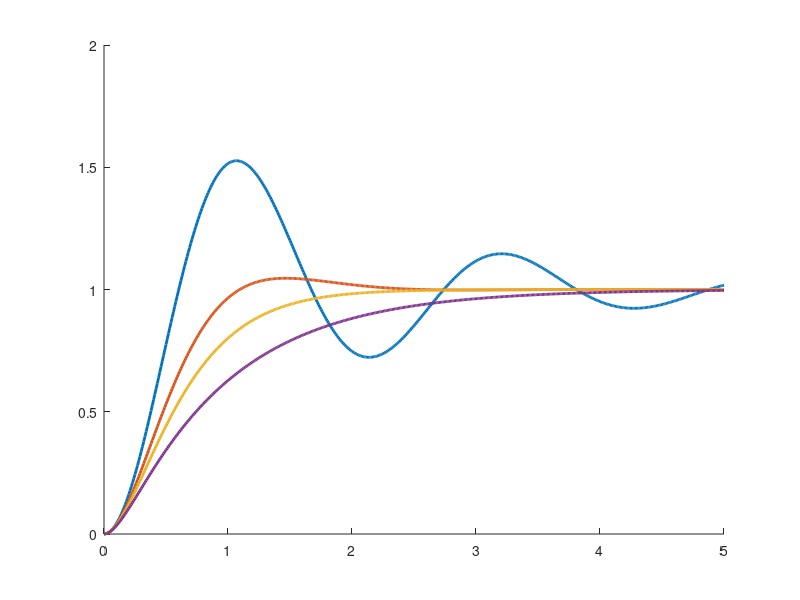

MATLAB code to generate this figure: (Note: this script raises an error after producing the figure.)
% From PD to second-order system thinking for drone control
% This script compares standard second-order step responses
% for different damping ratios and natural frequencies.

clc;
clear;
close all;

% Time vector
t = 0:0.01:5;

% Unit step reference
ref = 1;

%% Part 1: Effect of damping ratio

% Fixed natural frequency
wn = 3;   % rad/s

% Different damping ratios
zeta_values = [0.2, 0.7, 1.0, 1.5];

% Store responses and response results
response_damping = zeros(length(zeta_values), length(t));
rise_time_damping = zeros(length(zeta_values), 1);
max_response_damping = zeros(length(zeta_values), 1);
overshoot_damping = zeros(length(zeta_values), 1);
final_value_damping = zeros(length(zeta_values), 1);
final_error_damping = zeros(length(zeta_values), 1);
settling_time_damping = zeros(length(zeta_values), 1);

figure;
hold on;

for i = 1:length(zeta_values)

    zeta = zeta_values(i);

    % Standard second-order transfer function
    num = wn^2;
    den = [1 2*zeta*wn wn^2];

    sys = tf(num, den);

    % Step response
    [y, t_out] = step(sys, t);

    % Store response
    response_damping(i,:) = y;

    % Calculate rise time using 10 percent to 90 percent levels
    idx_10 = find(y >= 0.1*ref, 1, 'first');
    idx_90 = find(y >= 0.9*ref, 1, 'first');

    if ~isempty(idx_10) && ~isempty(idx_90)
        rise_time_damping(i) = t_out(idx_90) - t_out(idx_10);
    else
        rise_time_damping(i) = NaN;
    end

    % Calculate response results
    max_response_damping(i) = max(y);
    overshoot_damping(i) = max(0, (max(y) - ref)/ref*100);
    final_value_damping(i) = y(end);
    final_error_damping(i) = ref - y(end);

    % Estimate settling time using 2 percent band
    error_band = abs(y - ref) <= 0.02*ref;
    settling_time_damping(i) = NaN;

    for k = 1:length(error_band)
        if error_band(k) && all(error_band(k:end))
            settling_time_damping(i) = t_out(k);
            break;
        end
    end

    % Plot response
    plot(t_out, y, 'LineWidth', 2);
end

yline(ref, '--k', 'Reference');

legend('\zeta = 0.2', '\zeta = 0.7', '\zeta = 1.0', '\zeta = 1.5', ...
       'Reference', 'Location', 'best');
xlabel('Time (s)');
ylabel('Altitude response');
title('Effect of Damping Ratio on Drone Altitude Response');
grid on;

%% Part 2: Effect of natural frequency

% Different natural frequencies
wn_values = [2, 4, 6];   % rad/s

% Fixed damping ratio
zeta = 0.7;

% Store responses and response results
response_frequency = zeros(length(wn_values), length(t));
rise_time_frequency = zeros(length(wn_values), 1);
max_response_frequency = zeros(length(wn_values), 1);
overshoot_frequency = zeros(length(wn_values), 1);
final_value_frequency = zeros(length(wn_values), 1);
final_error_frequency = zeros(length(wn_values), 1);
settling_time_frequency = zeros(length(wn_values), 1);

figure;
hold on;

for i = 1:length(wn_values)

    wn = wn_values(i);

    % Standard second-order transfer function
    num = wn^2;
    den = [1 2*zeta*wn wn^2];

    sys = tf(num, den);

    % Step response
    [y, t_out] = step(sys, t);

    % Store response
    response_frequency(i,:) = y;

    % Calculate rise time using 10 percent to 90 percent levels
    idx_10 = find(y >= 0.1*ref, 1, 'first');
    idx_90 = find(y >= 0.9*ref, 1, 'first');

    if ~isempty(idx_10) && ~isempty(idx_90)
        rise_time_frequency(i) = t_out(idx_90) - t_out(idx_10);
    else
        rise_time_frequency(i) = NaN;
    end

    % Calculate response results
    max_response_frequency(i) = max(y);
    overshoot_frequency(i) = max(0, (max(y) - ref)/ref*100);
    final_value_frequency(i) = y(end);
    final_error_frequency(i) = ref - y(end);

    % Estimate settling time using 2 percent band
    error_band = abs(y - ref) <= 0.02*ref;
    settling_time_frequency(i) = NaN;

    for k = 1:length(error_band)
        if error_band(k) && all(error_band(k:end))
            settling_time_frequency(i) = t_out(k);
            break;
        end
    end

    % Plot response
    plot(t_out, y, 'LineWidth', 2);
end

yline(ref, '--k', 'Reference');

legend('\omega_n = 2 rad/s', '\omega_n = 4 rad/s', '\omega_n = 6 rad/s', ...
       'Reference', 'Location', 'best');
xlabel('Time (s)');
ylabel('Altitude response');
title('Effect of Natural Frequency on Drone Altitude Response');
grid on;

%% Display response results

fprintf('--- Damping-ratio comparison ---\n');
for i = 1:length(zeta_values)
    fprintf(['zeta = %.1f, wn = %.1f rad/s, Rise time = %.2f s, ', ...
             'Max response = %.4f, Overshoot = %.2f %%, ', ...
             'Final value = %.4f, Final error = %.4f, ', ...
             'Settling time = %.2f s\n'], ...
        zeta_values(i), 3, rise_time_damping(i), ...
        max_response_damping(i), overshoot_damping(i), ...
        final_value_damping(i), final_error_damping(i), ...
        settling_time_damping(i));
end

fprintf('\n--- Natural-frequency comparison ---\n');
for i = 1:length(wn_values)
    fprintf(['wn = %.1f rad/s, zeta = %.1f, Rise time = %.2f s, ', ...
             'Max response = %.4f, Overshoot = %.2f %%, ', ...
             'Final value = %.4f, Final error = %.4f, ', ...
             'Settling time = %.2f s\n'], ...
        wn_values(i), 0.7, rise_time_frequency(i), ...
        max_response_frequency(i), overshoot_frequency(i), ...
        final_value_frequency(i), final_error_frequency(i), ...
        settling_time_frequency(i));
end
